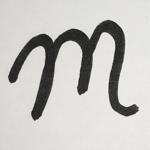
#> input picture Project_5 - Letter Predictor/cursive_letters/S10/m.JPG, 150 x 150 px; the run also reads 1 picture not shown here
$ jupyter execute --allow-errors Project_5.ipynb
#> lines starting #> are read from the running program, lines starting #| are printed output that depends on the picture
#> (a cell that did not finish here is left out)

# 1. Frame the problem
Using the customer description, Define the problem your trying to solve in your own words (remember this is not technial but must be specific so the customer understands the project

[cell 2]
"""The purpose of this project is to create an image classification model that can recognize lowercase cursive letters from images drawn by
different students. Each student submitted images of letters from ‘a’ to ‘z’. The goal is to train a system that can accurately identify
which letter appears in any given cursive image. This work allows us to examine handwriting recognition in a practical context, where
natural differences in individual handwriting are captured. In the future, we can expand the model for educational technology uses, like
grading handwritten assignments or developing assistive handwriting software."""

# 2. Get the Data
Define how you recieved the data (provided, gathered..)

[cell 3]
import os
from PIL import Image
import pillow_heif

base_path = "/home/jupyter-1000790/ML-AI/Project_5 - Letter Predictor/cursive_letters"
skip_folders = {"S4", "S7", "S8", "S10", "S11", "S12", "S16", "S19", "S20", "S21","S27","S30"}

for folder_name in os.listdir(base_path):
    folder_path = os.path.join(base_path, folder_name)
    if not os.path.isdir(folder_path):
        continue
    if folder_name in skip_folders:
        print(f"Skipping {folder_name}")
        continue

    print(f"Processing folder: {folder_name}")

    for filename in os.listdir(folder_path):
        if filename.lower().endswith(".heic"):
            heic_path = os.path.join(folder_path, filename)
            jpg_path = os.path.splitext(heic_path)[0] + ".jpg"

            try:
                heif_file = pillow_heif.read_heif(heic_path)
                image = Image.frombytes(
                    heif_file.mode,
                    heif_file.size,
                    heif_file.data
                )

                if image.mode in ("RGBA", "LA"):
                    background = Image.new("RGB", image.size, (255, 255, 255))
                    background.paste(image, mask=image.split()[-1])
                    image = background
                else:
                    image = image.convert("RGB")

                image.save(jpg_path, format="JPEG", quality=95)
                print(f"Converted: {filename} → {os.path.basename(jpg_path)}")

                os.remove(heic_path)
                print(f"Deleted original HEIC: {filename}")

            except Exception as e:
                print(f"Error converting {filename} in {folder_name}: {e}")
#> pass 2 of the loop `for folder_name in os.listdir(base_path):`:
#> pass 3 of the loop `for folder_name in os.listdir(base_path):`:

print("All conversions complete for selected folders.")
"""The data was provided to me, but I had to clean the data such that all files were congruent. Thus, I ran this script to change all of
them to JPEG files"""

# 3. Explore the Data
Gain insights into the data you have from step 2, making sure to identify any bias

[cell 4]
from pathlib import Path
import random
import matplotlib.pyplot as plt
from PIL import Image

root = "/home/jupyter-1000790/ML-AI/Project_5 - Letter Predictor/cursive_letters"
imgs = list(Path(root).rglob("*.jpg")) + list(Path(root).rglob("*.JPG"))
picks = random.sample(imgs, k=min(3, len(imgs)))

plt.figure(figsize=(12, 4))
for i, p in enumerate(picks, 1):
    with Image.open(p) as im:
#> im is the input picture: PIL image 150x150 RGB; mean R, G, B 195.6, 195, 191.2
        ax = plt.subplot(1, len(picks), i)
        ax.imshow(im)
        ax.set_title(p.name, fontsize=9)
        ax.axis("off")
#> pass 2 of the loop `for i, p in enumerate(picks, 1):`:
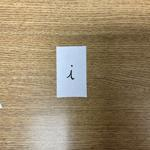
#> input picture Project_5 - Letter Predictor/cursive_letters/S17/IMG_1344.jpg, 150 x 150 px
#> im is the input picture: PIL image 150x150 RGB; mean R, G, B 152.7, 136.1, 108.3
#> pass 3 of the loop `for i, p in enumerate(picks, 1):`:
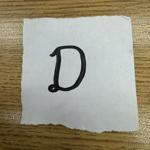
#> input picture Project_5 - Letter Predictor/cursive_letters/S1/IMG_1347.jpg, 150 x 150 px
#> im is the input picture: PIL image 150x150 RGB; mean R, G, B 154.9, 149.9, 131.3

plt.tight_layout()
plt.show()
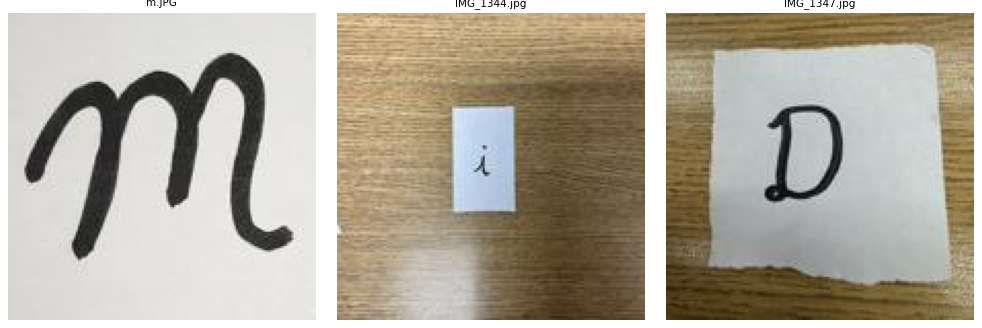
#> figure drawn by matplotlib, 3 panels

"""Here, I'm just creating a way by which I can view the data for myself, and try to see if there are resemblances between the different
photos. To me, it appears that resizing some of them could be useful for the future when it comes time to make the model"""

# 4.Prepare the Data

Apply any data transformations and explain what and why

[cell 5]
import os
from PIL import Image
from pathlib import Path
import random

base_path = "/home/jupyter-1000790/ML-AI/Project_5 - Letter Predictor/cursive_letters"

all_jpeg_paths = []

for folder_name in os.listdir(base_path):
    folder_path = os.path.join(base_path, folder_name)
    if not os.path.isdir(folder_path):
        continue

    print(f"Processing folder: {folder_name}")

    for filename in os.listdir(folder_path):
        if filename.lower().endswith(".jpg"):
            img_path = os.path.join(folder_path, filename)
            all_jpeg_paths.append(img_path)
            try:
                with Image.open(img_path) as img:
                    img_resized = img.resize((150, 150))
                    img_resized.save(img_path)
                print(f"Resized: {filename}")
            except Exception as e:
                print(f"Error processing {filename}: {e}")
#> pass 2 of the loop `for folder_name in os.listdir(base_path):`:
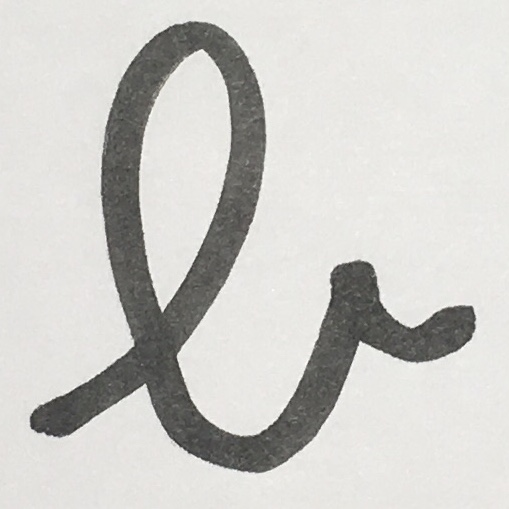
#> input picture Project_5 - Letter Predictor/cursive_letters/S10/b.JPG, 509 x 509 px, found by its file name
#> img is the input picture: PIL image 509x509 RGB; mean R, G, B 205.2, 204.3, 200.6
#> pass 3 of the loop `for folder_name in os.listdir(base_path):`:
#| Resized: IMG_1344.jpg

print("All images resized to 150x150.")

"""Here, the final data transformation I am applying, is resizing the images for uniformity. In doing so, I will make it so that letter
detection will be much more simplified when it comes time to making the neural network and the model in general."""

# 5. Model the data
Using selected ML models, experment with your choices and describe your findings. Finish by selecting a Model to continue with

[cell 6]
from pathlib import Path
import numpy as np
from PIL import Image, ImageOps
from skimage.feature import hog
from sklearn.model_selection import train_test_split
from sklearn.neighbors import KNeighborsClassifier
from sklearn.svm import LinearSVC
from sklearn.linear_model import LogisticRegression
from sklearn.tree import DecisionTreeClassifier
from sklearn.metrics import accuracy_score
import matplotlib.pyplot as plt
import joblib
import os

ROOT = Path("/home/jupyter-1000790/ML-AI/Project_5 - Letter Predictor/cursive_letters")
SKIP_FOLDERS = {"S8","S12","S18","S20","S22","S25","S28","S29"}
CACHE_DIR = Path("artifacts"); CACHE_DIR.mkdir(parents=True, exist_ok=True)
FEATURES_FILE = CACHE_DIR / "supervised_hog_features.npz"
MODEL_FILE = CACHE_DIR / "best_model.joblib"
IMAGE_SIZE = (64,64)
letters = [chr(ord('A') + i) for i in range(26)]

all_paths = []
all_labels = []

for folder in sorted(ROOT.iterdir()):
    if not folder.is_dir(): continue
    if folder.name in SKIP_FOLDERS: continue

    imgs = sorted([f for f in folder.iterdir() if f.suffix.lower() in (".jpg",".jpeg",".png")])
    if len(imgs) != 26:
        print(f"Warning: folder {folder.name} has {len(imgs)} images (expected 26)")

    for i, img_path in enumerate(imgs):
        if i >= 26:
            break
        all_paths.append(img_path)
        all_labels.append(letters[i])
#> pass 2 of the loop `for folder in sorted(ROOT.iterdir()):`:
#> pass 3 of the loop `for folder in sorted(ROOT.iterdir()):`:

print(f"Total images: {len(all_paths)}")

def extract_hog(p, size=IMAGE_SIZE):
#> called with size = (64, 64)
    try:
        img = Image.open(p).convert("L")
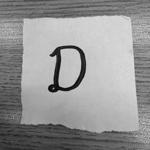
#> img: PIL image 150x150 L; min 1, max 224, mean 149.2
        img = ImageOps.autocontrast(img)
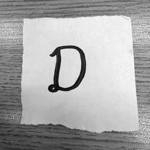
#> img: PIL image 150x150 L; min 0, max 254, mean 169
        img = img.resize(size, Image.BILINEAR)
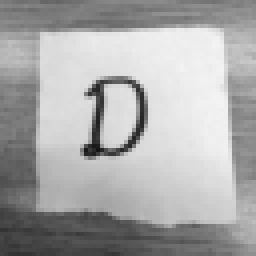
#> img: PIL image 64x64 L (shown 4 times larger); min 20, max 243, mean 169
        arr = np.asarray(img, dtype=np.float32) / 255.0
        if arr.mean() < 0.5: arr = 1.0 - arr
        feat = hog(arr,
                   orientations=9,
                   pixels_per_cell=(8,8),
                   cells_per_block=(2,2),
                   block_norm="L2-Hys",
                   feature_vector=True)
#> feat = 1764 values, max 0.544 at index 148, min 0 at index 7, mean 0.108
        return feat.astype(np.float32)
    except:
        return None

if FEATURES_FILE.exists():
    data = np.load(FEATURES_FILE, allow_pickle=True)
    X = data['X']
    y = data['y']
    print("Loaded cached features.")
else:
    feats = []
    valid_labels = []
    for path, label in zip(all_paths, all_labels):
        f = extract_hog(path)
#> f has the same summary as feat in extract_hog
        if f is not None:
            feats.append(f)
            valid_labels.append(label)
#> pass 2 of the loop `for path, label in zip(all_paths, all_labels):`:
#> f = 1764 values, max 0.697 at index 27, min 0 at index 8, mean 0.0949
#> pass 3 of the loop `for path, label in zip(all_paths, all_labels):`:
#> in extract_hog (call 3), `img = Image.open(p).convert("L")`:
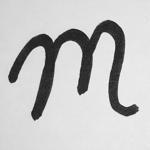
#> img: PIL image 150x150 L; min 8, max 255, mean 194.9
#> in extract_hog (call 3), `img = img.resize(size, Image.BILINEAR)`:
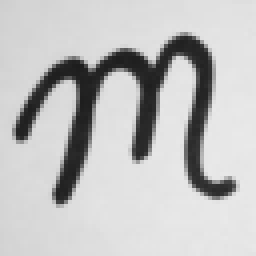
#> img: PIL image 64x64 L (shown 4 times larger); min 29, max 233, mean 192.5
#> feat = 1764 values, max 0.603 at index 972, min 0 at index 5, mean 0.0901
#> f has the same summary as feat in extract_hog
#> the loop made 4 passes; the first 3 are shown
    X = np.stack(feats)
    y = np.array(valid_labels)
    np.savez_compressed(FEATURES_FILE, X=X, y=y)
    print(f"Saved {len(X)} feature vectors.")

print("Feature matrix shape:", X.shape)
#| Feature matrix shape: (4, 1764)

#> (the rest of this cell did not finish here and is left out)

# 6. Fine Tune the Model

With the select model descibe the steps taken to acheve the best rusults possiable

[cell 7]
import os
from pathlib import Path
import numpy as np
from PIL import Image
from skimage.feature import hog
from skimage import color
from sklearn.model_selection import train_test_split, GridSearchCV
from sklearn.svm import LinearSVC
from sklearn.metrics import accuracy_score, classification_report
import matplotlib.pyplot as plt

base_path = Path("/home/jupyter-1000790/ML-AI/Project_5 - Letter Predictor/cursive_letters")
letters = [chr(i) for i in range(ord("A"), ord("Z") + 1)]  # A-Z

all_paths, all_labels = [], []

for folder in sorted(base_path.glob("S*")):
    images = sorted([img for img in folder.iterdir() if img.suffix.lower() in (".jpg", ".jpeg", ".png")])
#> images = 1 item
    for i, img_path in enumerate(images):
        if i < len(letters):
            all_paths.append(img_path)
            all_labels.append(letters[i])
#> this loop made 1 pass
#> after the loop, all_labels = ['A']; all_paths = 1 item
#> pass 2 of the loop `for folder in sorted(base_path.glob("S*")):`:
#> images = 2 items
#> the loop `for i, img_path in enumerate(images):` made 2 passes
#> after the loop `for i, img_path in enumerate(images):`: all_labels = ['A', 'A', 'B']; all_paths = 3 items
#> pass 3 of the loop `for folder in sorted(base_path.glob("S*")):`:
#> images = 1 item
#> the loop `for i, img_path in enumerate(images):` made 1 pass
#> after the loop `for i, img_path in enumerate(images):`: all_labels = ['A', 'A', 'B', 'A']; all_paths = 4 items

print(f"Total images: {len(all_paths)}")
#| Total images: 4

features, labels = [], []

for img_path, label in zip(all_paths, all_labels):
    try:
        img = Image.open(img_path).convert("L").resize((64, 64))
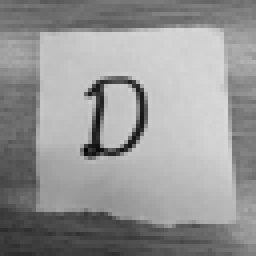
#> img: PIL image 64x64 L (shown 4 times larger); min 5, max 217, mean 149.2
        img_arr = np.array(img)
        fd = hog(img_arr, pixels_per_cell=(8, 8), cells_per_block=(2, 2), orientations=9)
#> fd = 1764 values, max 0.553 at index 1153, min 0 at index 25, mean 0.111
        features.append(fd)
        labels.append(label)
    except Exception as e:
        print(f"Error reading {img_path}: {e}")
#> pass 2 of the loop `for img_path, label in zip(all_paths, all_labels):`:
#> `img = Image.open(img_path).convert("L").resize((64, 64))`:
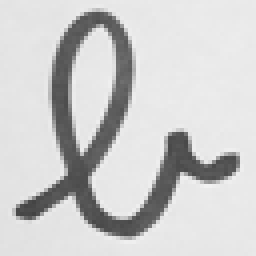
#> img: PIL image 64x64 L (shown 4 times larger); min 66, max 242, mean 204.2
#> fd = 1764 values, max 0.728 at index 1693, min 0 at index 17, mean 0.098
#> pass 3 of the loop `for img_path, label in zip(all_paths, all_labels):`:
#> fd = 1764 values, max 0.595 at index 280, min 0 at index 5, mean 0.0931
#> the loop made 4 passes; the first 3 are shown

X = np.array(features)
y = np.array(labels)

print("Feature extraction complete:", X.shape)
#| Feature extraction complete: (4, 1764)

X_train, X_test, y_train, y_test = train_test_split(X, y, test_size=0.2, random_state=42)
print(f"Train size: {len(X_train)}, Test size: {len(X_test)}")

param_grid = {
    "C": [0.01, 0.1, 1, 10],
    "max_iter": [2000, 5000, 10000]
}

grid = GridSearchCV(LinearSVC(random_state=42), param_grid, cv=3, n_jobs=-1, verbose=1)
#> (the rest of this cell did not finish here and is left out)

# 7. Present
In a customer faceing Document provide summery of finding and detail approach taken

[cell 8]
"""To complete this project, I first needed to devise a plan on how I would sort the data that
I was given. Since I was given a google drive folder with many folders inside with pictures, I
needed to zip that folder, and that unzip it into the jupyter notebook. However, when I did this,
the data wasn't formatted in the way in which I needed it to be for creating the model. Thus,
I had to create two scripts to both sort through the files and ensure that there was a uniform
image file type and make sure the image sizes were the same. After doing so, I could start
creating the model. I tried K-nearest neighbors because I knew that it could be good for
detecting clusters like in this instance for letters. I also tried linearSVC, because I knew
that it was quick for larger datasets. Then, I also tried Logistic Regression as I had used it
for the past four projects and it had worked quite well, but this time it didn't really. Then,
finally, I used the Decision Tree Classifier, because I knew it was rudimentary and could show
me what nuance was needed to edit the models. After doing this, I fine-tuned the best model,
being the LinearSVC using a gridsearch algorithm, and boosted my accuracy up to 30%."""

# 8. Launch the Model System
Define your production run code, This should be self susficent and require only your model pramaters

[cell 9]
from pathlib import Path
import numpy as np
from PIL import Image, ImageOps, UnidentifiedImageError
from skimage.feature import hog
from sklearn.model_selection import train_test_split, GridSearchCV
from sklearn.svm import LinearSVC
from sklearn.metrics import accuracy_score, classification_report
import matplotlib.pyplot as plt
import pickle

def letter_inference(image_path,
                     data_root="/home/jupyter-1000790/ML-AI/Project_5 - Letter Predictor/cursive_letters",
                     skip_folders=None,
                     model_path="linear_svc_model.pkl",
                     retrain=False):
    if skip_folders is None:
        skip_folders = {"S8", "S12", "S18", "S20", "S22", "S25", "S28", "S29"}

    def build_dataset(root, skip):
        letters = [chr(ord("A") + i) for i in range(26)]
        all_paths, all_labels = [], []
        for folder in sorted(Path(root).iterdir()):
            if not folder.is_dir() or folder.name in skip:
                continue
            imgs = sorted([f for f in folder.iterdir() if f.suffix.lower() in (".jpg", ".jpeg", ".png")])
#> imgs = 1 item
            for i, img_path in enumerate(imgs[:26]):
                try:
                    with Image.open(img_path) as im:
                        im.verify()
                    all_paths.append(img_path)
                    all_labels.append(letters[i])
                except UnidentifiedImageError:
                    print("Skipped unreadable:", img_path)
        return all_paths, all_labels

    def extract_hog(p):
        img = Image.open(p).convert("L")
        img = ImageOps.autocontrast(img)
        img = img.resize((64, 64))
        arr = np.array(img, dtype=np.float32) / 255.0
        if arr.mean() < 0.5:
            arr = 1 - arr
        return hog(arr, pixels_per_cell=(8, 8), cells_per_block=(2, 2),
                   orientations=9, feature_vector=True)

    model_file = Path(model_path)
    if model_file.exists() and not retrain:
        with open(model_file, "rb") as f:
            model = pickle.load(f)["model"]
        print("Loaded existing model.")
    else:
        paths, labels = build_dataset(data_root, skip_folders)
        X = np.array([extract_hog(p) for p in paths])
        y = np.array(labels)
        X_train, X_test, y_train, y_test = train_test_split(X, y, test_size=0.2,
                                                            random_state=42, stratify=y)
        grid = GridSearchCV(LinearSVC(max_iter=5000),
                            {"C": [0.01, 0.1, 1, 10]},
                            cv=3, n_jobs=-1, verbose=1)
        grid.fit(X_train, y_train)
        model = grid.best_estimator_
        print("\nBest Params:", grid.best_params_)
        y_pred = model.predict(X_test)
        print("Validation Accuracy:", round(accuracy_score(y_test, y_pred) * 100, 2), "%")
        print("\nClassification Report:\n", classification_report(y_test, y_pred))
        with open(model_file, "wb") as f:
            pickle.dump({"model": model}, f)
        print("Model saved @", model_file)

    feat = extract_hog(image_path).reshape(1, -1)
    pred = model.predict(feat)[0]
    print("\nPredicted Letter:", pred)
    img = Image.open(image_path)
    plt.imshow(img)
    plt.axis("off")
    plt.title(f"Predicted: {pred}")
    plt.show()
    return pred

#> (the rest of this cell did not finish here and is left out)
